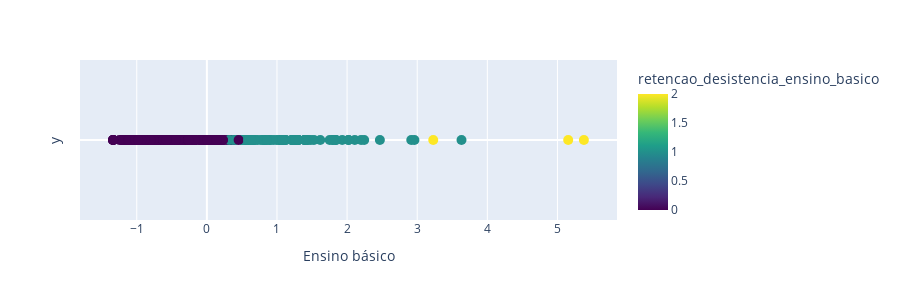

Write notebook code for a chart like this one.
### Code cell
clustered_df = aplicar_kmeans(only_municipalities_df,3,nome_cluster='retencao_desistencia_ensino_basico')

save_clustered_df_to_csv(clustered_df,"csv_files/", "1_Taxa de retenção e desistência no ensino básico.csv")

### Figure 1 — Plotly figure (JSON) as saved in the notebook; plotly's stock layout.template omitted (floating-point values rounded to 4 significant figures; data arrays with more than 128 entries replaced by an {"elided": "..."} marker saying what was removed)
{"data": [{"customdata": {"elided": "308x3 mixed values"}, "hovertemplate": "valor=%{x}<br>y=%{y}<br>local=%{customdata[0]}<br>codigo=%{customdata[1]}<br>Ensino básico=%{customdata[2]}<br>retencao_desistencia_ensino_basico=%{marker.color}<extra></extra>", "legendgroup": "", "marker": {"color": {"elided": "308 int values"}, "coloraxis": "coloraxis", "size": 10, "symbol": "circle"}, "mode": "markers", "name": "", "orientation": "v", "showlegend": false, "type": "scatter", "x": {"elided": "308 float values"}, "xaxis": "x", "y": {"elided": "308 int values"}, "yaxis": "y"}], "layout": {"coloraxis": {"colorbar": {"title": {"text": "retencao_desistencia_ensino_basico"}}, "colorscale": [[0, "#440154"], [0.1111, "#482878"], [0.2222, "#3e4989"], [0.3333, "#31688e"], [0.4444, "#26828e"], [0.5556, "#1f9e89"], [0.6667, "#35b779"], [0.7778, "#6ece58"], [0.8889, "#b5de2b"], [1, "#fde725"]]}, "height": 300, "legend": {"tracegroupgap": 0}, "margin": {"t": 60}, "xaxis": {"anchor": "y", "domain": [0, 1], "title": {"text": "Ensino básico"}}, "yaxis": {"anchor": "x", "domain": [0, 1], "showgrid": false, "showticklabels": false, "title": {"text": "y"}}}}
